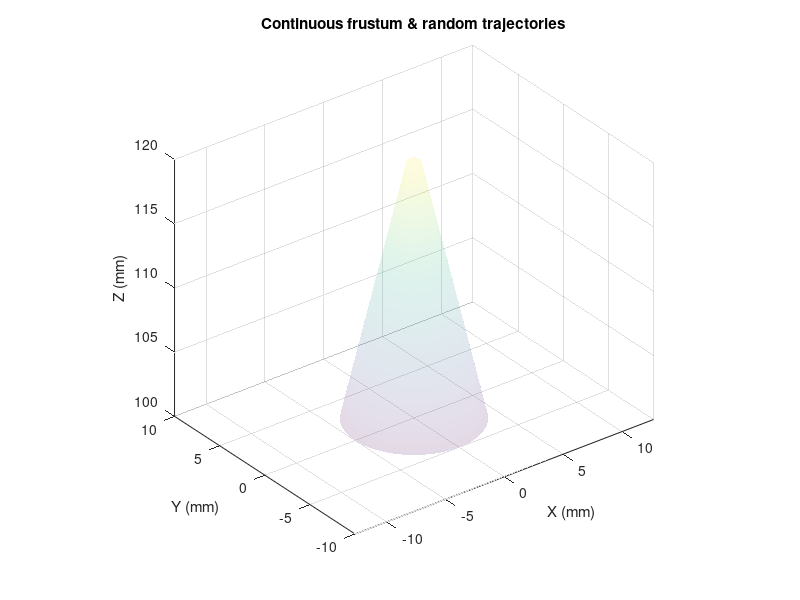

Here is the MATLAB script that generated this plot: (Note: this script raises an error after producing the figure.)
% 1) 圆台参数
n_circles = 100;
z_max     = 120;    z_min     = 100;
diam_max  = 10;    diam_min  = 1;

z_lin   = linspace(z_max, z_min, n_circles);
r_lin   = linspace(diam_min/2, diam_max/2, n_circles);
r_fun   = @(zz) interp1(z_lin, r_lin, zz, 'linear', 'extrap');

% 2) 先算并画圆台表面
n_surf_z = 100;  n_surf_t = 200;
Zs = linspace(z_max, z_min, n_surf_z);
Ts = linspace(0, 2*pi, n_surf_t);
[ZZ,TT] = meshgrid(Zs,Ts);
Xs = r_fun(ZZ).*cos(TT);
Ys = r_fun(ZZ).*sin(TT);

figure; hold on; grid on; axis equal; view(3);
surf(Xs,Ys,ZZ,'FaceAlpha',0.15,'EdgeColor','none');
xlabel('X (mm)'); ylabel('Y (mm)'); zlabel('Z (mm)');
title('Continuous frustum & random trajectories');

% 3) 轨迹采样参数
step_len = 1;    n_steps = 50;

% 4) containers
trajectories = cell(n_circles,1);          % 每元 struct: p、q、angle、dAngle
big_dAngle = zeros(n_circles * (n_steps + 1), 4);% 轨迹ID | Δθ1 Δθ2 Δθ3
row_ptr      = 1;

colors = lines(n_circles);

for idx = 1:n_circles
    % 4.1 生成随机轨迹 P (51×3)
    z0  = z_lin(idx);
    P   = zeros(n_steps+1,3);  P(1,:) = [0,0,z0];
    for k=2:n_steps+1
        while true
            dir  = randn(1,3); dir = dir/norm(dir);
            cand = P(k-1,:) + step_len*dir;
            if cand(3)<z_min || cand(3)>z_max, continue; end
            if hypot(cand(1),cand(2)) <= r_fun(cand(3)), break; end
        end
        P(k,:) = cand;
    end
    
    % 4.2 按点求 q、angle
    Q   = zeros(size(P));
    Ang = zeros(size(P));
    for k=1:size(P,1)
        q = Constant_curvature(P(k,:)');    Q(k,:) = q';
        a1 = find_angle_for_length(q(1));
        a2 = find_angle_for_length(q(2));
        a3 = find_angle_for_length(q(3));
        Ang(k,1:3) = [a1(1), a2(1), a3(1)]; % 取第一个根
    end
    
    % 4.3 角度增量
    dAng = [ Ang(1, :); diff(Ang, 1, 1) ];  % 51×3
    
    % 4.4 累加进“大矩阵”以便一次写 CSV
    rows = row_ptr : row_ptr + n_steps;      % n_steps 行
    big_dAngle(rows, 1) = idx;             % 第一列存轨迹编号
    big_dAngle(rows, 2:4) = dAng;
    row_ptr = row_ptr + (n_steps+1);
    
    % 4.5 打包 & 画轨迹
    trajectories{idx} = struct('p',P,'q',Q,'angle',Ang,'dAngle',dAng);
    plot3(P(:,1),P(:,2),P(:,3),'-','Color',colors(idx,:),'LineWidth',1);
end
hold off;

% 5) 写 CSV —— 所有增量堆叠在一起
% 列: trajectory_id,  Δθ1, Δθ2, Δθ3
big_dAngle(:,2:4) = round(big_dAngle(:,2:4), 4);

% 打开文件
fid = fopen('command_all2.csv','w');

% 写入，第一列整数，其余三列保留 4 位小数
fmt = '%d,%.4f,%.4f,%.4f\n';
fprintf(fid, fmt, big_dAngle.');   % 注意转置，让 fprintf 按列读入

fclose(fid);
disp('Saved command_all.csv with 4‑decimal precision (using fprintf)');

% 6) 使用示例：读取第 10 条轨迹的增量
sel = 10;
dA  = trajectories{sel}.dAngle;        % 50×3
disp(['First Δangle of traj ',num2str(sel),': ', mat2str(dA(1,:))]);

